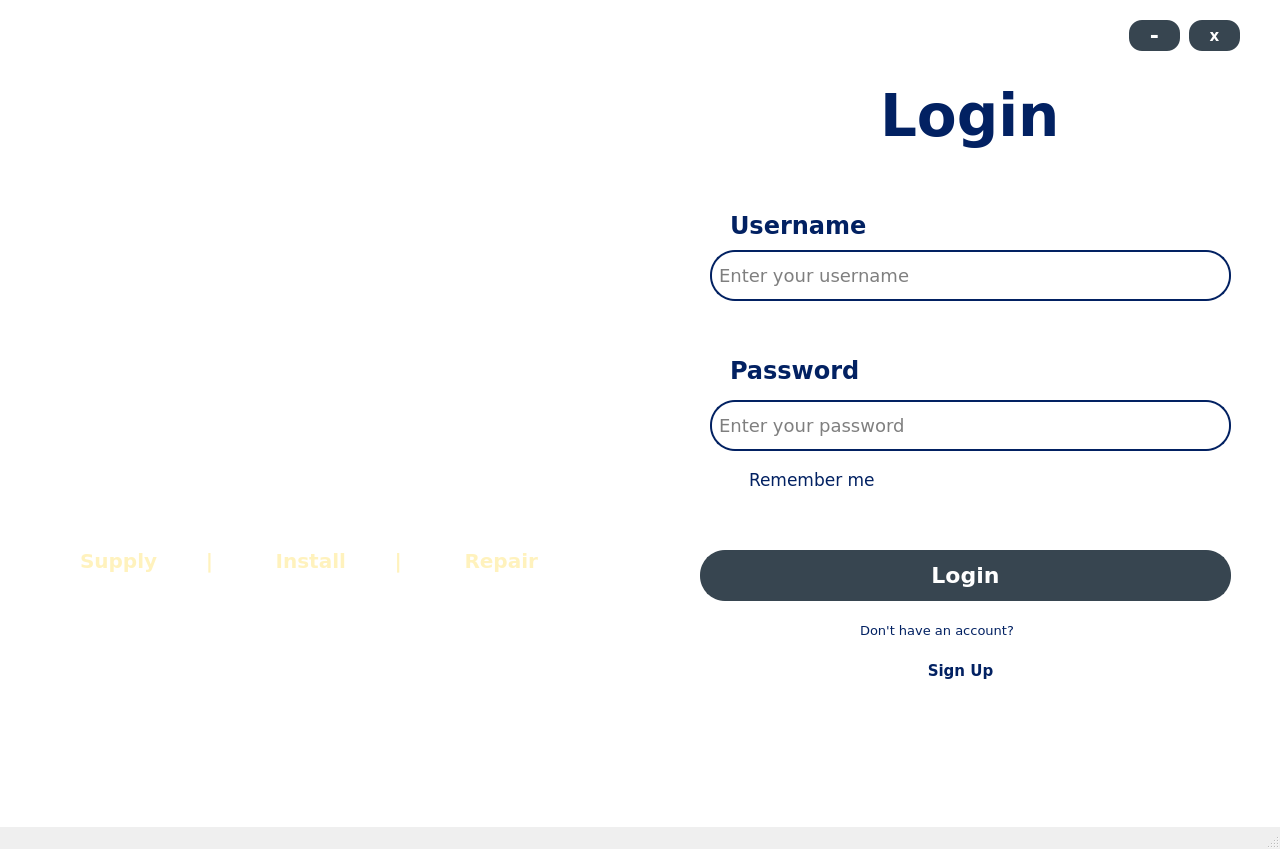
<?xml version="1.0" encoding="UTF-8"?>
<ui version="4.0">
 <class>OwnrLOGIN</class>
 <widget class="QMainWindow" name="OwnrLOGIN">
  <property name="geometry">
   <rect>
    <x>0</x>
    <y>0</y>
    <width>1280</width>
    <height>849</height>
   </rect>
  </property>
  <property name="windowTitle">
   <string>MainWindow</string>
  </property>
  <widget class="QWidget" name="centralwidget">
   <property name="styleSheet">
    <string notr="true">background-color: white;</string>
   </property>
   <widget class="QLabel" name="PIC">
    <property name="geometry">
     <rect>
      <x>0</x>
      <y>0</y>
      <width>1291</width>
      <height>791</height>
     </rect>
    </property>
    <property name="minimumSize">
     <size>
      <width>100</width>
      <height>40</height>
     </size>
    </property>
    <property name="text">
     <string/>
    </property>
    <property name="pixmap">
     <pixmap resource="resources.qrc">:/images/PIC_log_sign_in.png</pixmap>
    </property>
    <property name="scaledContents">
     <bool>true</bool>
    </property>
   </widget>
   <widget class="QLabel" name="label">
    <property name="geometry">
     <rect>
      <x>130</x>
      <y>120</y>
      <width>411</width>
      <height>251</height>
     </rect>
    </property>
    <property name="styleSheet">
     <string notr="true">background-color: transparent;</string>
    </property>
    <property name="text">
     <string/>
    </property>
    <property name="pixmap">
     <pixmap resource="resources.qrc">:/images/JJLOGO.png</pixmap>
    </property>
    <property name="scaledContents">
     <bool>true</bool>
    </property>
   </widget>
   <widget class="QLabel" name="label_2">
    <property name="geometry">
     <rect>
      <x>880</x>
      <y>70</y>
      <width>181</width>
      <height>91</height>
     </rect>
    </property>
    <property name="font">
     <font>
      <family>Verdana</family>
      <pointsize>-1</pointsize>
      <weight>87</weight>
      <bold>true</bold>
     </font>
    </property>
    <property name="styleSheet">
     <string notr="true">color: #022162;
font-size: 58px;
font-weight: 700;
font-family: &quot;Verdana&quot;, sans-serif; 
background: transparent;</string>
    </property>
    <property name="text">
     <string>Login</string>
    </property>
    <property name="scaledContents">
     <bool>true</bool>
    </property>
   </widget>
   <widget class="QLabel" name="label_3">
    <property name="geometry">
     <rect>
      <x>730</x>
      <y>200</y>
      <width>151</width>
      <height>51</height>
     </rect>
    </property>
    <property name="font">
     <font>
      <family>Verdana</family>
      <pointsize>-1</pointsize>
      <weight>87</weight>
      <bold>true</bold>
     </font>
    </property>
    <property name="styleSheet">
     <string notr="true">color: #022162;
font-size: 24px;
font-weight: 700;
font-family: &quot;Verdana&quot;, sans-serif; 
background: transparent;</string>
    </property>
    <property name="text">
     <string>Username</string>
    </property>
    <property name="scaledContents">
     <bool>true</bool>
    </property>
   </widget>
   <widget class="QLabel" name="label_4">
    <property name="geometry">
     <rect>
      <x>730</x>
      <y>340</y>
      <width>151</width>
      <height>61</height>
     </rect>
    </property>
    <property name="font">
     <font>
      <family>Verdana</family>
      <pointsize>-1</pointsize>
      <weight>87</weight>
      <bold>true</bold>
     </font>
    </property>
    <property name="styleSheet">
     <string notr="true">color: #022162;
font-size: 24px;
font-weight: 700;
font-family: &quot;Verdana&quot;, sans-serif; 
background: transparent;</string>
    </property>
    <property name="text">
     <string>Password</string>
    </property>
    <property name="scaledContents">
     <bool>true</bool>
    </property>
   </widget>
   <widget class="QLabel" name="label_6">
    <property name="geometry">
     <rect>
      <x>860</x>
      <y>610</y>
      <width>211</width>
      <height>41</height>
     </rect>
    </property>
    <property name="font">
     <font>
      <family>Verdana</family>
      <pointsize>10</pointsize>
      <weight>50</weight>
      <bold>false</bold>
     </font>
    </property>
    <property name="styleSheet">
     <string notr="true">color: #022162;</string>
    </property>
    <property name="text">
     <string>Don't have an account?</string>
    </property>
    <property name="scaledContents">
     <bool>true</bool>
    </property>
   </widget>
   <widget class="QLineEdit" name="ownr_login_usrname">
    <property name="geometry">
     <rect>
      <x>710</x>
      <y>250</y>
      <width>521</width>
      <height>51</height>
     </rect>
    </property>
    <property name="minimumSize">
     <size>
      <width>100</width>
      <height>40</height>
     </size>
    </property>
    <property name="font">
     <font>
      <family>Verdana</family>
      <pointsize>-1</pointsize>
     </font>
    </property>
    <property name="styleSheet">
     <string notr="true">border: 2px solid #022162; 
border-radius: 25px; 
padding: 5px;
font-size: 18px;
font-family: &quot;Verdana&quot;, sans-serif; </string>
    </property>
    <property name="placeholderText">
     <string>Enter your username</string>
    </property>
   </widget>
   <widget class="QLineEdit" name="ownr_login_password">
    <property name="geometry">
     <rect>
      <x>710</x>
      <y>400</y>
      <width>521</width>
      <height>51</height>
     </rect>
    </property>
    <property name="minimumSize">
     <size>
      <width>100</width>
      <height>40</height>
     </size>
    </property>
    <property name="font">
     <font>
      <family>Verdana</family>
      <pointsize>-1</pointsize>
     </font>
    </property>
    <property name="styleSheet">
     <string notr="true">border: 2px solid #022162; 
border-radius: 25px; 
padding: 5px;
font-size: 18px;
font-family: &quot;Verdana&quot;, sans-serif; </string>
    </property>
    <property name="placeholderText">
     <string>Enter your password</string>
    </property>
   </widget>
   <widget class="QCheckBox" name="checkBox_rememberme">
    <property name="geometry">
     <rect>
      <x>730</x>
      <y>470</y>
      <width>191</width>
      <height>20</height>
     </rect>
    </property>
    <property name="font">
     <font>
      <family>Verdana</family>
      <pointsize>-1</pointsize>
     </font>
    </property>
    <property name="styleSheet">
     <string notr="true">color: #022162;
font-size: 17px;
font-family: &quot;Verdana&quot;, sans-serif; 
background: transparent;</string>
    </property>
    <property name="text">
     <string>Remember me</string>
    </property>
   </widget>
   <widget class="QPushButton" name="pushButton_LOGIN">
    <property name="geometry">
     <rect>
      <x>700</x>
      <y>550</y>
      <width>531</width>
      <height>51</height>
     </rect>
    </property>
    <property name="minimumSize">
     <size>
      <width>100</width>
      <height>40</height>
     </size>
    </property>
    <property name="font">
     <font>
      <family>Verdana</family>
      <pointsize>-1</pointsize>
      <weight>87</weight>
      <bold>true</bold>
     </font>
    </property>
    <property name="styleSheet">
     <string notr="true">border: 2px solid #374550; 
border-radius: 25px; 
padding: 5px; 
font-size: 22px;
font-weight: 700;
font-family: &quot;Verdana&quot;, sans-serif; 
background-color: #374550; 
color: white;</string>
    </property>
    <property name="text">
     <string>Login</string>
    </property>
   </widget>
   <widget class="QLabel" name="label_5">
    <property name="geometry">
     <rect>
      <x>60</x>
      <y>390</y>
      <width>531</width>
      <height>51</height>
     </rect>
    </property>
    <property name="font">
     <font>
      <family>Verdana</family>
      <pointsize>-1</pointsize>
      <weight>87</weight>
      <bold>true</bold>
     </font>
    </property>
    <property name="styleSheet">
     <string notr="true">color: #ffffff;
font-size: 27px;
font-weight: 700;
font-family: &quot;Verdana&quot;, sans-serif; 
background: transparent;
</string>
    </property>
    <property name="text">
     <string>J &amp; J Roofsteel and Gutter Supply</string>
    </property>
    <property name="scaledContents">
     <bool>true</bool>
    </property>
    <property name="alignment">
     <set>Qt::AlignCenter</set>
    </property>
   </widget>
   <widget class="QLabel" name="label_7">
    <property name="geometry">
     <rect>
      <x>160</x>
      <y>440</y>
      <width>321</width>
      <height>41</height>
     </rect>
    </property>
    <property name="font">
     <font>
      <family>Verdana</family>
      <pointsize>-1</pointsize>
      <weight>87</weight>
      <bold>true</bold>
     </font>
    </property>
    <property name="styleSheet">
     <string notr="true">color: #ffffff;
font-size: 23px;
font-weight: 700;
font-family: &quot;Verdana&quot;, sans-serif; 
background: transparent;
</string>
    </property>
    <property name="text">
     <string>Moalboal Branch</string>
    </property>
    <property name="scaledContents">
     <bool>true</bool>
    </property>
    <property name="alignment">
     <set>Qt::AlignCenter</set>
    </property>
   </widget>
   <widget class="QLabel" name="label_8">
    <property name="geometry">
     <rect>
      <x>80</x>
      <y>540</y>
      <width>481</width>
      <height>41</height>
     </rect>
    </property>
    <property name="font">
     <font>
      <family>Verdana</family>
      <pointsize>-1</pointsize>
      <weight>87</weight>
      <bold>true</bold>
     </font>
    </property>
    <property name="styleSheet">
     <string notr="true">color: #fff2bd; 
font-size: 20px; 
font-weight: 700;
font-family: &quot;Verdana&quot;, sans-serif; 
background: transparent; 
</string>
    </property>
    <property name="text">
     <string>Supply       |         Install       |         Repair    </string>
    </property>
   </widget>
   <widget class="QPushButton" name="pushButton_signup">
    <property name="geometry">
     <rect>
      <x>910</x>
      <y>650</y>
      <width>101</width>
      <height>41</height>
     </rect>
    </property>
    <property name="minimumSize">
     <size>
      <width>100</width>
      <height>40</height>
     </size>
    </property>
    <property name="font">
     <font>
      <family>Verdana</family>
      <pointsize>-1</pointsize>
      <weight>87</weight>
      <bold>true</bold>
     </font>
    </property>
    <property name="styleSheet">
     <string notr="true">border-radius: 25px; 
padding: 5px; 
font-size: 15px;
font-weight: 700;
font-family: &quot;Verdana&quot;, sans-serif; 
background-color: transparent; 
color: #022162;</string>
    </property>
    <property name="text">
     <string>Sign Up</string>
    </property>
   </widget>
   <widget class="QPushButton" name="pushButton_3">
    <property name="geometry">
     <rect>
      <x>1129</x>
      <y>20</y>
      <width>51</width>
      <height>31</height>
     </rect>
    </property>
    <property name="minimumSize">
     <size>
      <width>40</width>
      <height>10</height>
     </size>
    </property>
    <property name="font">
     <font>
      <family>Verdana</family>
      <pointsize>-1</pointsize>
      <weight>87</weight>
      <bold>true</bold>
     </font>
    </property>
    <property name="styleSheet">
     <string notr="true">border-radius: 13px; 
padding: 1px; 
font-size: 22px;
font-weight: 700;
font-family: &quot;Verdana&quot;, sans-serif; 
background-color: #374550; 
color: white;</string>
    </property>
    <property name="text">
     <string>-</string>
    </property>
   </widget>
   <widget class="QPushButton" name="pushButton_4">
    <property name="geometry">
     <rect>
      <x>1189</x>
      <y>20</y>
      <width>51</width>
      <height>31</height>
     </rect>
    </property>
    <property name="minimumSize">
     <size>
      <width>40</width>
      <height>10</height>
     </size>
    </property>
    <property name="font">
     <font>
      <family>Verdana</family>
      <pointsize>-1</pointsize>
      <weight>87</weight>
      <bold>true</bold>
     </font>
    </property>
    <property name="styleSheet">
     <string notr="true">border-radius: 13px; 
padding: 1px; 
font-size: 15px;
font-weight: 700;
font-family: &quot;Verdana&quot;, sans-serif; 
background-color: #374550; 
color: white;</string>
    </property>
    <property name="text">
     <string>x</string>
    </property>
   </widget>
  </widget>
  <widget class="QMenuBar" name="menubar">
   <property name="geometry">
    <rect>
     <x>0</x>
     <y>0</y>
     <width>1280</width>
     <height>26</height>
    </rect>
   </property>
  </widget>
  <widget class="QStatusBar" name="statusbar"/>
 </widget>
 <resources>
  <include location="resources.qrc"/>
 </resources>
 <connections/>
</ui>
